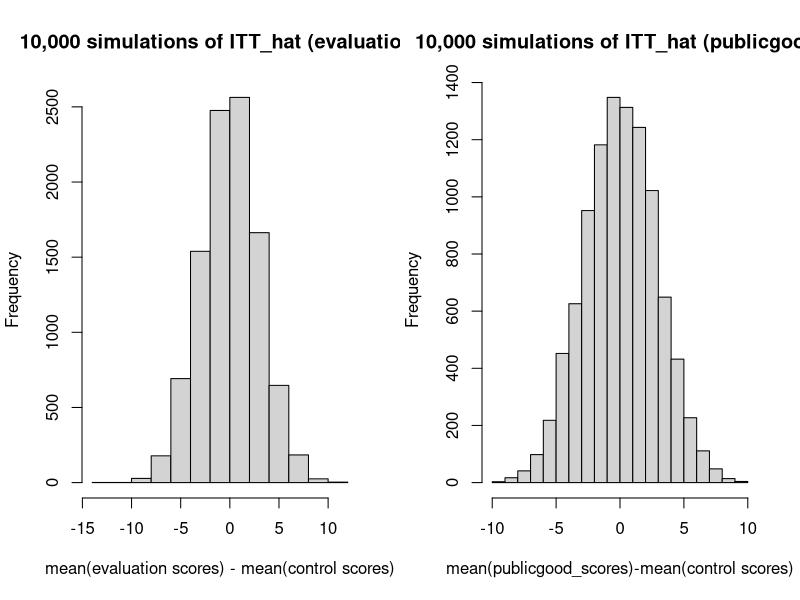

This figure's R source:
## ---- chunk 1
raw <- read.csv('combined_scores_by_worker.csv', sep=',', header=TRUE) 
full_raw <- read.csv('combined_raw_data_nodrop_20190407.csv', sep=',', header=TRUE)
## ---- chunk 2
trust_df <- unique(full_raw[,c('X_worker_id','X_trust')])
raw_merged = merge(raw, trust_df)
## ---- chunk 3
# TOTAL N 
control <- raw_merged[raw_merged['treatment']=='control',] #75 people 
publicgood <- raw_merged[raw_merged['treatment']=='publicgood',] #122 people
evaluation <- raw_merged[raw_merged['treatment']=='evaluation',] #86 people 

# AVERAGE SCORES AND STANDARD DEVIATIONS OF SCORES IN EACH BRANCH OF EXPERIMENT 
control_avg <- mean(control[,'score'])
publicgood_avg <- mean(publicgood[,'score'])
evaluation_avg <- mean(evaluation[,'score'])

control_sd <-sd(control[,'score'])
publicgood_sd <- sd(publicgood[,'score'])
evaluation_sd <- sd(evaluation[,'score'])

# AVERAGE TRUST SCORES AND STANDARD DEVIATIONS OF TRUST SCORES IN EACH BRANCH OF EXPERIMENT 
control_trust <- mean(control[,'X_trust'])
publicgood_trust <- mean(publicgood[,'X_trust'])
evaluation_trust <- mean(evaluation[,'X_trust'])

control_trust_sd <- sd(control[,'X_trust'])
publicgood_trust_sd<-sd(publicgood[,'X_trust'])
evaluation_trust_sd<-sd(evaluation[,'X_trust'])

avg_vector <- c(control_avg, publicgood_avg, evaluation_avg) 
sd_vector <- c(control_sd, publicgood_sd, evaluation_sd)
avg_trust_vector<-c(control_trust, publicgood_trust, evaluation_trust) 
sd_trust_vector<-c(control_trust_sd, publicgood_trust_sd, evaluation_trust_sd)
average_df <- data.frame(avg_vector, sd_vector,avg_trust_vector, sd_trust_vector,row.names=c('control','publicgood','evaluation'))
colnames(average_df)<-c('average_score', 'stdev_score','avg_trust','sd_trust')

# average_df holds the summary stats for all 3 groups 

average_df
## ---- chunk 4
get_compliers <- function(df, trtmt) {
  subdf <- df[df['treatment']==trtmt & df['label']=='Snail',] #received Snail question
  contributors <- unique(subdf[,'X_worker_id']) #get workers 
  compliance_score <- c()
  trust_vector<-c()
  for (i in 1:length(contributors)) {
    v<-mean(subdf[subdf['X_worker_id']==contributors[i],][,'correct'])
    compliance_score[i]<-v
    # get trust 
    t<-subdf[subdf['X_worker_id']==contributors[i],][,'X_trust'][1]
    trust_vector[i]<-t
  }
  return(data.frame(contributors, compliance_score, trust_vector))
}

# total compliers 
control_compliers<-get_compliers(full_raw, 'control') 
publicgood_compliers<-get_compliers(full_raw,'publicgood')
evaluation_compliers<-get_compliers(full_raw,'evaluation')

total_compliance<-c(dim(control_compliers)[1], dim(publicgood_compliers)[1],dim(evaluation_compliers)[1]) 
actual_compliers<-c(dim(control_compliers[control_compliers['compliance_score']>0,])[1], dim(publicgood_compliers[publicgood_compliers['compliance_score']>0,])[1], dim(evaluation_compliers[evaluation_compliers['compliance_score']>0,])[1]) 
prop_compliers<-actual_compliers/total_compliance
compliers_df<-data.frame(total_compliance,actual_compliers, prop_compliers, row.names=c('control','publicgood','evaluation'))

# compliers_df: shows the number of compliers in each experiment group as well as the total who answered the compliance question correctly. 

compliers_df
## ---- chunk 5
get_avg_comply_trust <- function(df){
  avg_comply<-mean(df[df['compliance_score']>0,][,'trust_vector'])
  return(avg_comply)
}

get_avg_noncomply_trust <- function(df){
  avg_noncomply<-mean(df[df['compliance_score']==0,][,'trust_vector'])
  return(avg_noncomply)
}

get_sd_comply_trust <- function(df){
  sd_comply<-sd(df[df['compliance_score']>0,][,'trust_vector'])
  return(sd_comply)
}

get_sd_noncomply_trust <- function(df){
  sd_noncomply<-sd(df[df['compliance_score']==0,][,'trust_vector'])
  return(sd_noncomply)
}

trust_avgs<-c(get_avg_comply_trust(control_compliers), get_avg_comply_trust(publicgood_compliers), get_avg_comply_trust(evaluation_compliers))
trust_noncompliers_avgs<-c(get_avg_noncomply_trust(control_compliers), get_avg_noncomply_trust(publicgood_compliers), get_avg_noncomply_trust(evaluation_compliers))
trust_sds<-c(get_sd_comply_trust(control_compliers), get_sd_comply_trust(publicgood_compliers), get_sd_comply_trust(evaluation_compliers))
trust_noncompliers_sds<-c(get_sd_noncomply_trust(control_compliers), get_sd_noncomply_trust(publicgood_compliers), get_sd_noncomply_trust(evaluation_compliers))

compliers_df['complier_trust_avgs']<-trust_avgs 
compliers_df['complier_trust_sds']<-trust_sds
compliers_df['noncomplier_trust_avgs']<-trust_noncompliers_avgs
compliers_df['noncomplier_trust_sds']<-trust_noncompliers_sds

compliers_df
## ---- chunk 6
get_nocompl_q <- function(df, trtmt) {
  subdf <- df[df['treatment']==trtmt & df['label']!='Snail',]
  contributors <- unique(subdf[,'X_worker_id']) 
  trust_vector<-c()
  for (i in 1:length(contributors)) {
    # get trust 
    t<-subdf[subdf['X_worker_id']==contributors[i],][,'X_trust'][1]
    trust_vector[i]<-t
  }
  return(data.frame(contributors, trust_vector))
}

nocompl_q_control<-get_nocompl_q(full_raw,'control')
nocompl_q_publicgood<-get_nocompl_q(full_raw,'publicgood')
nocompl_q_evaluation<-get_nocompl_q(full_raw,'evaluation')

nocompl_q_avg<-c(mean(nocompl_q_control[['trust_vector']]),mean(nocompl_q_publicgood[['trust_vector']]),mean(nocompl_q_evaluation[['trust_vector']]))
nocompl_q_std<-c(sd(nocompl_q_control[['trust_vector']]),sd(nocompl_q_publicgood[['trust_vector']]),sd(nocompl_q_evaluation[['trust_vector']]))
nocompl_df<-data.frame(nocompl_q_avg, nocompl_q_std, row.names=c('control','publicgood','evaluation'))

compl_q_avg<-c(mean(control_compliers[['trust_vector']]),mean(publicgood_compliers[['trust_vector']]),mean(evaluation_compliers[['trust_vector']]))
compl_q_std<-c(sd(control_compliers[['trust_vector']]),sd(publicgood_compliers[['trust_vector']]),sd(evaluation_compliers[['trust_vector']]))
compl_df<-data.frame(compl_q_avg, compl_q_std, row.names=c('control','publicgood','evaluation'))


print('No Compliance Question: Trust Characteristics By Group')
nocompl_df
print('Compliance Question: Trust Characteristics By Group')
compl_df
## ---- chunk 7
##### CONTROL 
yes_q<-control_compliers[,'contributors']
no_q<-setdiff(raw_merged[raw_merged['treatment']=='control','X_worker_id'],control_compliers[,'contributors'])

c_yes_avg_score<-mean(raw_merged[(raw_merged$treatment=='control') & (raw_merged$X_worker_id %in% yes_q),'score'])
c_yes_sd_score<-sd(raw_merged[(raw_merged$treatment=='control') & (raw_merged$X_worker_id %in% yes_q),'score'])
c_no_avg_score<-mean(raw_merged[(raw_merged$treatment=='control') & (raw_merged$X_worker_id %in% no_q),'score'])
c_no_sd_score<-sd(raw_merged[(raw_merged$treatment=='control') & (raw_merged$X_worker_id %in% no_q),'score'])


#### PUBLICGOOD 

yes_q<-publicgood_compliers[,'contributors']
no_q<-setdiff(raw_merged[raw_merged['treatment']=='publicgood','X_worker_id'],publicgood_compliers[,'contributors'])

p_yes_avg_score<-mean(raw_merged[(raw_merged$treatment=='publicgood') & (raw_merged$X_worker_id %in% yes_q),'score'])
p_yes_sd_score<-sd(raw_merged[(raw_merged$treatment=='publicgood') & (raw_merged$X_worker_id %in% yes_q),'score'])
p_no_avg_score<-mean(raw_merged[(raw_merged$treatment=='publicgood') & (raw_merged$X_worker_id %in% no_q),'score'])
p_no_sd_score<-sd(raw_merged[(raw_merged$treatment=='publicgood') & (raw_merged$X_worker_id %in% no_q),'score'])

#### EVALUATION

yes_q<-evaluation_compliers[,'contributors']
no_q<-setdiff(raw_merged[raw_merged['treatment']=='evaluation','X_worker_id'],evaluation_compliers[,'contributors'])

e_yes_avg_score<-mean(raw_merged[(raw_merged$treatment=='evaluation') & (raw_merged$X_worker_id %in% yes_q),'score'])
e_yes_sd_score<-sd(raw_merged[(raw_merged$treatment=='evaluation') & (raw_merged$X_worker_id %in% yes_q),'score'])
e_no_avg_score<-mean(raw_merged[(raw_merged$treatment=='evaluation') & (raw_merged$X_worker_id %in% no_q),'score'])
e_no_sd_score<-sd(raw_merged[(raw_merged$treatment=='evaluation') & (raw_merged$X_worker_id %in% no_q),'score'])

#### Combine together 

received_q_avg<-c(c_yes_avg_score, p_yes_avg_score, e_yes_avg_score) 
received_q_sd<-c(c_yes_sd_score, p_yes_sd_score, e_yes_sd_score)
noreceived_q_avg<-c(c_no_avg_score, p_no_avg_score, e_no_avg_score)
noreceived_q_sd<-c(c_no_sd_score, p_no_sd_score, e_no_sd_score)

scores_complynocomply_df<-data.frame(received_q_avg, received_q_sd, noreceived_q_avg, noreceived_q_sd, row.names = c('control','publicgood','evaluation'))
scores_complynocomply_df
## ---- chunk 8
##### CONTROL 
correct_comply <- control_compliers[control_compliers$compliance_score>0,'contributors']
wrong_comply <- control_compliers[control_compliers$compliance_score==0,'contributors']
# get scores 
c_correct_avg<-mean(raw_merged[(raw_merged$treatment=='control') & (raw_merged$X_worker_id %in% correct_comply),'score'])
c_correct_sd<-sd(raw_merged[(raw_merged$treatment=='control') & (raw_merged$X_worker_id %in% correct_comply),'score'])
c_wrong_avg<-mean(raw_merged[(raw_merged$treatment=='control') & (raw_merged$X_worker_id %in% wrong_comply),'score'])
c_wrong_sd<-sd(raw_merged[(raw_merged$treatment=='control') & (raw_merged$X_worker_id %in% wrong_comply),'score'])

#### PUBLICGOOD 
correct_comply <- publicgood_compliers[publicgood_compliers$compliance_score>0,'contributors']
wrong_comply <- publicgood_compliers[publicgood_compliers$compliance_score==0,'contributors']
# get scores 
p_correct_avg<-mean(raw_merged[(raw_merged$treatment=='publicgood') & (raw_merged$X_worker_id %in% correct_comply),'score'])
p_correct_sd<-sd(raw_merged[(raw_merged$treatment=='publicgood') & (raw_merged$X_worker_id %in% correct_comply),'score'])
p_wrong_avg<-mean(raw_merged[(raw_merged$treatment=='publicgood') & (raw_merged$X_worker_id %in% wrong_comply),'score'])
p_wrong_sd<-sd(raw_merged[(raw_merged$treatment=='publicgood') & (raw_merged$X_worker_id %in% wrong_comply),'score'])

#### EVALUATION
correct_comply <- evaluation_compliers[evaluation_compliers$compliance_score>0,'contributors']
wrong_comply <- evaluation_compliers[evaluation_compliers$compliance_score==0,'contributors']
# get scores 
e_correct_avg<-mean(raw_merged[(raw_merged$treatment=='evaluation') & (raw_merged$X_worker_id %in% correct_comply),'score'])
e_correct_sd<-sd(raw_merged[(raw_merged$treatment=='evaluation') & (raw_merged$X_worker_id %in% correct_comply),'score'])
e_wrong_avg<-mean(raw_merged[(raw_merged$treatment=='evaluation') & (raw_merged$X_worker_id %in% wrong_comply),'score'])
e_wrong_sd<-sd(raw_merged[(raw_merged$treatment=='evaluation') & (raw_merged$X_worker_id %in% wrong_comply),'score'])

# Combine together 

correct_comply_avg<-c(c_correct_avg, p_correct_avg, e_correct_avg)
correct_comply_sd<-c(c_correct_sd, p_correct_sd, e_correct_sd)
wrong_comply_avg<-c(c_wrong_avg, p_wrong_avg, e_wrong_avg)
wrong_comply_sd<-c(c_wrong_sd, p_wrong_sd, e_wrong_sd)

scores_receivedcomply_df<-data.frame(correct_comply_avg, correct_comply_sd, wrong_comply_avg, wrong_comply_sd, row.names = c('control','publicgood','evaluation'))
scores_receivedcomply_df
## ---- chunk 9
# get those who did get compliance questions into 1 dataframe 
# control_compliers, publicgood_compliers, evaluation_compliers 

# make a column that indicates what group the complier was from 
control_compliers['treatment']=rep('control', dim(control_compliers)[1])
publicgood_compliers['treatment']=rep('publicgood', dim(publicgood_compliers)[1])
evaluation_compliers['treatment']=rep('evaluation', dim(evaluation_compliers)[1])

all_compl_q_workers<-rbind(control_compliers, publicgood_compliers, evaluation_compliers)

received_compliance_q<-c()
# go through each row of raw_merged and match based on worker_id and treatment 
for (i in 1:dim(raw_merged)[1]) {
  worker <- raw_merged[i,'X_worker_id']
  grp <- levels(raw_merged[i,'treatment'])[levels(raw_merged[i,'treatment'])==raw_merged[i,'treatment']]
  l<-all_compl_q_workers[(all_compl_q_workers['contributors']==worker) & (all_compl_q_workers['treatment']==grp),]
  if (dim(l)[1]>0){
    # worker received compliance Q 
    received_compliance_q[i]<-1
  } else {
    # worker did not receive compliance Q 
    received_compliance_q[i]<-0
  }
}
raw_merged['received_compliance_q']<-received_compliance_q
## ---- chunk 10
only_received_compl_q <- raw_merged[raw_merged['received_compliance_q']==1,] 
# left with 134 people  
## ---- chunk 11
all_compl_q_workers['complied']<-ifelse(all_compl_q_workers[,'compliance_score']>0,1,0)
colnames(all_compl_q_workers)<-c('X_worker_id','compliance_score','trust_vector','treatment','complied')

# Merge onto only_received_compl_q based on 2 indexes: X_worker_id, treatment

df_final<-merge(all_compl_q_workers, only_received_compl_q, by.y=c('X_worker_id','treatment'))
## ---- chunk 12
df_final['pct_score']=df_final['score']*100
## ---- chunk 13
library(lmtest)
library(sandwich)

# Keep in mind: this is amongst people who DID get compliance questions 
# treatment is a column that indicates the assigned group (control, evaluation, publicgood)
# pct_score is our outcome variable (percentage points )

# this is equivalent to just difference in means estimator (ITT)
itt_fit<-lm(pct_score ~ treatment, data=df_final)
coeftest(itt_fit, vcovHC(itt_fit))
## ---- chunk 14
# Treatment received (The actual treatment) is whether or not you read the instructions (which is determined by whether or not you got the compliance question right)

itt_d_fit<-lm(complied ~ treatment, data=df_final) 
coeftest(itt_d_fit, vcovHC(itt_d_fit))
## ---- chunk 15
itt_d_eval<-coeftest(itt_d_fit, vcovHC(itt_d_fit))[,1][[1]]+coeftest(itt_d_fit, vcovHC(itt_d_fit))[,1][[2]]
itt_d_publicgood<-coeftest(itt_d_fit, vcovHC(itt_d_fit))[,1][[1]]+coeftest(itt_d_fit, vcovHC(itt_d_fit))[,1][[3]]
## ---- chunk 16
# This is simply the impact of assignment 
ITT_hat_control<-coeftest(itt_fit, vcovHC(itt_fit))[,1][[1]] #technically we won't look at this 
ITT_hat_evaluation<-coeftest(itt_fit, vcovHC(itt_fit))[,1][[2]] # -0.0379 
ITT_hat_publicgood<-coeftest(itt_fit, vcovHC(itt_fit))[,1][[3]] # -0.0453 
## ---- chunk 17
randomization_inf_SE_ITT_hat <- function(df){
  copy_df <- df[,c('treatment','pct_score')] 
  shuffle_order<-sample(nrow(copy_df))
  copy_df['adj_treatment']<-copy_df[,'treatment'][shuffle_order] 
  modfit<-lm(pct_score ~ adj_treatment, data=copy_df)
  return(coeftest(modfit, vcovHC(modfit)))
}

get_SE_ITT <- function(rep_n){
  #rep_n has no meaning here, it's just a holder
  output <- randomization_inf_SE_ITT_hat(df_final)
  rep_itt_control<-output[,1][[1]]
  rep_itt_eval<-output[,1][[2]]
  rep_itt_publicgood<-output[,1][[3]]
  return(c(rep_itt_control, rep_itt_eval, rep_itt_publicgood))
}

itt_simul_control<-c()
itt_simul_eval<-c()
itt_simul_publicgood<-c()
for (i in 1:10000) {
  output_row<-get_SE_ITT(1)
  itt_simul_control[i]<-output_row[1]
  itt_simul_eval[i]<-output_row[2]
  itt_simul_publicgood[i]<-output_row[3]
}

itt_simulation_compl_q<-data.frame(itt_simul_control, itt_simul_eval, itt_simul_publicgood)
## ---- chunk 18
SE_ITThat_control<-sd(itt_simulation_compl_q$itt_simul_control) 
SE_ITThat_eval<-sd(itt_simulation_compl_q$itt_simul_eval) 
SE_ITThat_publicgood<-sd(itt_simulation_compl_q$itt_simul_publicgood) 
print('Estimated SE(ITT_hat): control, evaluation, publicgood')
c(SE_ITThat_control, SE_ITThat_eval, SE_ITThat_publicgood)
## ---- chunk 19
print('ITT_hat eval confidence interval')
c(ITT_hat_evaluation-(1.96*SE_ITThat_eval),ITT_hat_evaluation+(1.96*SE_ITThat_eval)) 
print('ITT_hat_publicgood confidence interval')
c(ITT_hat_publicgood-(1.96*SE_ITThat_publicgood), ITT_hat_publicgood+(1.96*SE_ITThat_publicgood))
## ---- chunk 20
par(mfrow=c(1,2))
# simulated ITT_hats for evaluation treatment 
hist(itt_simulation_compl_q$itt_simul_eval, main='10,000 simulations of ITT_hat (evaluation)', xlab='mean(evaluation scores) - mean(control scores)')

# simulated ITT_hats for publicgood treatment 
hist(itt_simulation_compl_q$itt_simul_publicgood, main='10,000 simulations of ITT_hat (publicgood)', xlab='mean(publicgood_scores)-mean(control scores)')
## ---- chunk 21
# calculate single p-value 
print('simulated p-value for current ITT_hat of evaluation treatment')
length(itt_simulation_compl_q$itt_simul_eval[itt_simulation_compl_q$itt_simul_eval < -3.7981])/10000

print('simulated p-value for current ITT_hat of publicgood treatment') 
length(itt_simulation_compl_q$itt_simul_publicgood[itt_simulation_compl_q$itt_simul_publicgood < -4.5313])/10000
## ---- chunk 22
print('CACE_eval point estimate')
CACE_eval<-ITT_hat_evaluation/(itt_d_eval)
CACE_eval
print('CACE_publicgood point estimate')
CACE_publicgood<-ITT_hat_publicgood/(itt_d_publicgood)
CACE_publicgood
## ---- chunk 23
SE_CACE_eval<-SE_ITThat_eval/itt_d_eval
SE_CACE_publicgood<-SE_ITThat_publicgood/itt_d_publicgood

print('CI of CACE evaluation') 
c(CACE_eval-(1.96*SE_CACE_eval), CACE_eval+(1.96*SE_CACE_eval))
print('CI of CACE publicgood')
c(CACE_publicgood-(1.96*SE_CACE_publicgood), CACE_publicgood+(1.96*SE_CACE_publicgood))
## ---- chunk 24
length(intersect(unique(control[['X_worker_id']]),unique(publicgood[['X_worker_id']]))) #10
length(intersect(unique(control[['X_worker_id']]),unique(evaluation[['X_worker_id']]))) #7
length(intersect(unique(publicgood[['X_worker_id']]),unique(evaluation[['X_worker_id']]))) #23 
## ---- chunk 25
repeaters<-c(intersect(unique(control[['X_worker_id']]),unique(publicgood[['X_worker_id']])), intersect(unique(control[['X_worker_id']]),unique(evaluation[['X_worker_id']])), intersect(unique(publicgood[['X_worker_id']]),unique(evaluation[['X_worker_id']])))

full_merged<-read.csv('combined_full_workers_final_20190414.csv')
nonrepeaters<-full_merged[!full_merged$X_worker_id %in% repeaters,]
## ---- chunk 26
# TOTAL N 
r_control <- nonrepeaters[nonrepeaters['treatment']=='control',] #61 people 
r_publicgood <- nonrepeaters[nonrepeaters['treatment']=='publicgood',] #92 people
r_evaluation <- nonrepeaters[nonrepeaters['treatment']=='evaluation',] #59 people 

# AVERAGE SCORES AND STANDARD DEVIATIONS OF SCORES IN EACH BRANCH OF EXPERIMENT 
r_control_avg <- mean(r_control[,'score'])
r_publicgood_avg <- mean(r_publicgood[,'score'])
r_evaluation_avg <- mean(r_evaluation[,'score'])

r_control_sd <-sd(r_control[,'score'])
r_publicgood_sd <- sd(r_publicgood[,'score'])
r_evaluation_sd <- sd(r_evaluation[,'score'])

# AVERAGE TRUST SCORES AND STANDARD DEVIATIONS OF TRUST SCORES IN EACH BRANCH OF EXPERIMENT 
r_control_trust <- mean(r_control[,'X_trust'])
r_publicgood_trust <- mean(r_publicgood[,'X_trust'])
r_evaluation_trust <- mean(r_evaluation[,'X_trust'])

r_control_trust_sd <- sd(r_control[,'X_trust'])
r_publicgood_trust_sd<-sd(r_publicgood[,'X_trust'])
r_evaluation_trust_sd<-sd(r_evaluation[,'X_trust'])

r_avg_vector <- c(r_control_avg, r_publicgood_avg, r_evaluation_avg) 
r_sd_vector <- c(r_control_sd, r_publicgood_sd, r_evaluation_sd)
r_avg_trust_vector<-c(r_control_trust, r_publicgood_trust, r_evaluation_trust) 
r_sd_trust_vector<-c(r_control_trust_sd, r_publicgood_trust_sd, r_evaluation_trust_sd)
r_average_df <- data.frame(r_avg_vector, r_sd_vector,r_avg_trust_vector, r_sd_trust_vector,row.names=c('control','publicgood','evaluation'))
colnames(r_average_df)<-c('average_score', 'stdev_score','avg_trust','sd_trust')

# r_average_df holds the summary stats for all 3 groups 

r_average_df
## ---- chunk 27
nonrepeaters_fullraw<-full_raw[!full_raw$X_worker_id %in% repeaters,]

# total compliers 
r_control_compliers<-get_compliers(nonrepeaters_fullraw, 'control') 
r_publicgood_compliers<-get_compliers(nonrepeaters_fullraw,'publicgood')
r_evaluation_compliers<-get_compliers(nonrepeaters_fullraw,'evaluation')

r_total_compliance<-c(dim(r_control_compliers)[1], dim(r_publicgood_compliers)[1],dim(r_evaluation_compliers)[1]) 
r_actual_compliers<-c(dim(r_control_compliers[r_control_compliers['compliance_score']>0,])[1], dim(r_publicgood_compliers[r_publicgood_compliers['compliance_score']>0,])[1], dim(r_evaluation_compliers[r_evaluation_compliers['compliance_score']>0,])[1]) 
r_prop_compliers<-r_actual_compliers/r_total_compliance
r_compliers_df<-data.frame(r_total_compliance,r_actual_compliers, r_prop_compliers, row.names=c('control','publicgood','evaluation'))

# compliers_df: shows the number of compliers in each experiment group as well as the total who answered the compliance question correctly. 

r_compliers_df
## ---- chunk 28
#For those who did get the compliance question, was there anything differing amongst compliers vs noncompliers to suggest that they would be different? We look at `trust`, a score that Figure8 provides for test administrators to judge how 'trustworthy' a contributor is. 

r_trust_avgs<-c(get_avg_comply_trust(r_control_compliers), get_avg_comply_trust(r_publicgood_compliers), get_avg_comply_trust(r_evaluation_compliers))
r_trust_noncompliers_avgs<-c(get_avg_noncomply_trust(r_control_compliers), get_avg_noncomply_trust(r_publicgood_compliers), get_avg_noncomply_trust(r_evaluation_compliers))
r_trust_sds<-c(get_sd_comply_trust(r_control_compliers), get_sd_comply_trust(r_publicgood_compliers), get_sd_comply_trust(r_evaluation_compliers))
r_trust_noncompliers_sds<-c(get_sd_noncomply_trust(r_control_compliers), get_sd_noncomply_trust(r_publicgood_compliers), get_sd_noncomply_trust(r_evaluation_compliers))

r_compliers_df['complier_trust_avgs']<-r_trust_avgs 
r_compliers_df['complier_trust_sds']<-r_trust_sds
r_compliers_df['noncomplier_trust_avgs']<-r_trust_noncompliers_avgs
r_compliers_df['noncomplier_trust_sds']<-r_trust_noncompliers_sds

r_compliers_df
## ---- chunk 29
#For those who did get compliance questions vs. those who did not get compliance questions: Was this a selection bias by Figure8? 

r_nocompl_q_control<-get_nocompl_q(nonrepeaters_fullraw,'control')
r_nocompl_q_publicgood<-get_nocompl_q(nonrepeaters_fullraw,'publicgood')
r_nocompl_q_evaluation<-get_nocompl_q(nonrepeaters_fullraw,'evaluation')

r_nocompl_q_avg<-c(mean(r_nocompl_q_control[['trust_vector']]),mean(r_nocompl_q_publicgood[['trust_vector']]),mean(r_nocompl_q_evaluation[['trust_vector']]))
r_nocompl_q_std<-c(sd(r_nocompl_q_control[['trust_vector']]),sd(r_nocompl_q_publicgood[['trust_vector']]),sd(r_nocompl_q_evaluation[['trust_vector']]))
r_nocompl_df<-data.frame(r_nocompl_q_avg, r_nocompl_q_std, row.names=c('control','publicgood','evaluation'))

r_compl_q_avg<-c(mean(r_control_compliers[['trust_vector']]),mean(r_publicgood_compliers[['trust_vector']]),mean(r_evaluation_compliers[['trust_vector']]))
r_compl_q_std<-c(sd(r_control_compliers[['trust_vector']]),sd(r_publicgood_compliers[['trust_vector']]),sd(r_evaluation_compliers[['trust_vector']]))
r_compl_df<-data.frame(r_compl_q_avg, r_compl_q_std, row.names=c('control','publicgood','evaluation'))


print('No Compliance Question: Trust Characteristics By Group (nonrepeaters only)')
r_nocompl_df
print('Compliance Question: Trust Characteristics By Group (nonrepeaters only)')
r_compl_df
## ---- chunk 30
##### CONTROL 
r_yes_q<-r_control_compliers[,'contributors']
r_no_q<-setdiff(nonrepeaters[nonrepeaters['treatment']=='control','X_worker_id'],r_control_compliers[,'contributors'])

r_c_yes_avg_score<-mean(nonrepeaters[(nonrepeaters$treatment=='control') & (nonrepeaters$X_worker_id %in% r_yes_q),'score'])
r_c_yes_sd_score<-sd(nonrepeaters[(nonrepeaters$treatment=='control') & (nonrepeaters$X_worker_id %in% r_yes_q),'score'])
r_c_no_avg_score<-mean(nonrepeaters[(nonrepeaters$treatment=='control') & (nonrepeaters$X_worker_id %in% r_no_q),'score'])
r_c_no_sd_score<-sd(nonrepeaters[(nonrepeaters$treatment=='control') & (nonrepeaters$X_worker_id %in% r_no_q),'score'])


#### PUBLICGOOD 

r_yes_q<-r_publicgood_compliers[,'contributors']
r_no_q<-setdiff(nonrepeaters[nonrepeaters['treatment']=='publicgood','X_worker_id'],r_publicgood_compliers[,'contributors'])

r_p_yes_avg_score<-mean(nonrepeaters[(nonrepeaters$treatment=='publicgood') & (nonrepeaters$X_worker_id %in% r_yes_q),'score'])
r_p_yes_sd_score<-sd(nonrepeaters[(nonrepeaters$treatment=='publicgood') & (nonrepeaters$X_worker_id %in% r_yes_q),'score'])
r_p_no_avg_score<-mean(nonrepeaters[(nonrepeaters$treatment=='publicgood') & (nonrepeaters$X_worker_id %in% r_no_q),'score'])
r_p_no_sd_score<-sd(nonrepeaters[(nonrepeaters$treatment=='publicgood') & (nonrepeaters$X_worker_id %in% r_no_q),'score'])

#### EVALUATION

r_yes_q<-evaluation_compliers[,'contributors']
r_no_q<-setdiff(nonrepeaters[nonrepeaters['treatment']=='evaluation','X_worker_id'],r_evaluation_compliers[,'contributors'])

r_e_yes_avg_score<-mean(nonrepeaters[(nonrepeaters$treatment=='evaluation') & (nonrepeaters$X_worker_id %in% r_yes_q),'score'])
r_e_yes_sd_score<-sd(nonrepeaters[(nonrepeaters$treatment=='evaluation') & (nonrepeaters$X_worker_id %in% r_yes_q),'score'])
r_e_no_avg_score<-mean(nonrepeaters[(nonrepeaters$treatment=='evaluation') & (nonrepeaters$X_worker_id %in% r_no_q),'score'])
r_e_no_sd_score<-sd(nonrepeaters[(nonrepeaters$treatment=='evaluation') & (nonrepeaters$X_worker_id %in% r_no_q),'score'])

#### Combine together 

r_received_q_avg<-c(r_c_yes_avg_score, r_p_yes_avg_score, r_e_yes_avg_score) 
r_received_q_sd<-c(r_c_yes_sd_score, r_p_yes_sd_score, r_e_yes_sd_score)
r_noreceived_q_avg<-c(r_c_no_avg_score, r_p_no_avg_score, r_e_no_avg_score)
r_noreceived_q_sd<-c(r_c_no_sd_score, r_p_no_sd_score, r_e_no_sd_score)

r_scores_complynocomply_df<-data.frame(r_received_q_avg, r_received_q_sd, r_noreceived_q_avg, r_noreceived_q_sd, row.names = c('control','publicgood','evaluation'))
r_scores_complynocomply_df
## ---- chunk 31
##### CONTROL 
r_correct_comply <- r_control_compliers[r_control_compliers$compliance_score>0,'contributors']
r_wrong_comply <- r_control_compliers[r_control_compliers$compliance_score==0,'contributors']
# get scores 
r_c_correct_avg<-mean(nonrepeaters[(nonrepeaters$treatment=='control') & (nonrepeaters$X_worker_id %in% r_correct_comply),'score'])
r_c_correct_sd<-sd(nonrepeaters[(nonrepeaters$treatment=='control') & (nonrepeaters$X_worker_id %in% r_correct_comply),'score'])
r_c_wrong_avg<-mean(nonrepeaters[(nonrepeaters$treatment=='control') & (nonrepeaters$X_worker_id %in% r_wrong_comply),'score'])
r_c_wrong_sd<-sd(nonrepeaters[(nonrepeaters$treatment=='control') & (nonrepeaters$X_worker_id %in% r_wrong_comply),'score'])

#### PUBLICGOOD 
r_correct_comply <- r_publicgood_compliers[r_publicgood_compliers$compliance_score>0,'contributors']
r_wrong_comply <- r_publicgood_compliers[publicgood_compliers$compliance_score==0,'contributors']
# get scores 
r_p_correct_avg<-mean(nonrepeaters[(nonrepeaters$treatment=='publicgood') & (nonrepeaters$X_worker_id %in% r_correct_comply),'score'])
r_p_correct_sd<-sd(nonrepeaters[(nonrepeaters$treatment=='publicgood') & (nonrepeaters$X_worker_id %in% r_correct_comply),'score'])
r_p_wrong_avg<-mean(nonrepeaters[(nonrepeaters$treatment=='publicgood') & (nonrepeaters$X_worker_id %in% r_wrong_comply),'score'])
r_p_wrong_sd<-sd(nonrepeaters[(nonrepeaters$treatment=='publicgood') & (nonrepeaters$X_worker_id %in% r_wrong_comply),'score'])

#### EVALUATION
r_correct_comply <- r_evaluation_compliers[r_evaluation_compliers$compliance_score>0,'contributors']
r_wrong_comply <- r_evaluation_compliers[evaluation_compliers$compliance_score==0,'contributors']
# get scores 
r_e_correct_avg<-mean(nonrepeaters[(nonrepeaters$treatment=='evaluation') & (nonrepeaters$X_worker_id %in% r_correct_comply),'score'])
r_e_correct_sd<-sd(nonrepeaters[(nonrepeaters$treatment=='evaluation') & (nonrepeaters$X_worker_id %in% r_correct_comply),'score'])
r_e_wrong_avg<-mean(nonrepeaters[(nonrepeaters$treatment=='evaluation') & (nonrepeaters$X_worker_id %in% r_wrong_comply),'score'])
r_e_wrong_sd<-sd(nonrepeaters[(nonrepeaters$treatment=='evaluation') & (nonrepeaters$X_worker_id %in% r_wrong_comply),'score'])

# Combine together 

r_correct_comply_avg<-c(r_c_correct_avg, r_p_correct_avg, r_e_correct_avg)
r_correct_comply_sd<-c(r_c_correct_sd, r_p_correct_sd, r_e_correct_sd)
r_wrong_comply_avg<-c(r_c_wrong_avg, r_p_wrong_avg, r_e_wrong_avg)
r_wrong_comply_sd<-c(r_c_wrong_sd, r_p_wrong_sd, r_e_wrong_sd)

r_scores_receivedcomply_df<-data.frame(r_correct_comply_avg, r_correct_comply_sd, r_wrong_comply_avg, r_wrong_comply_sd, row.names = c('control','publicgood','evaluation'))
r_scores_receivedcomply_df
